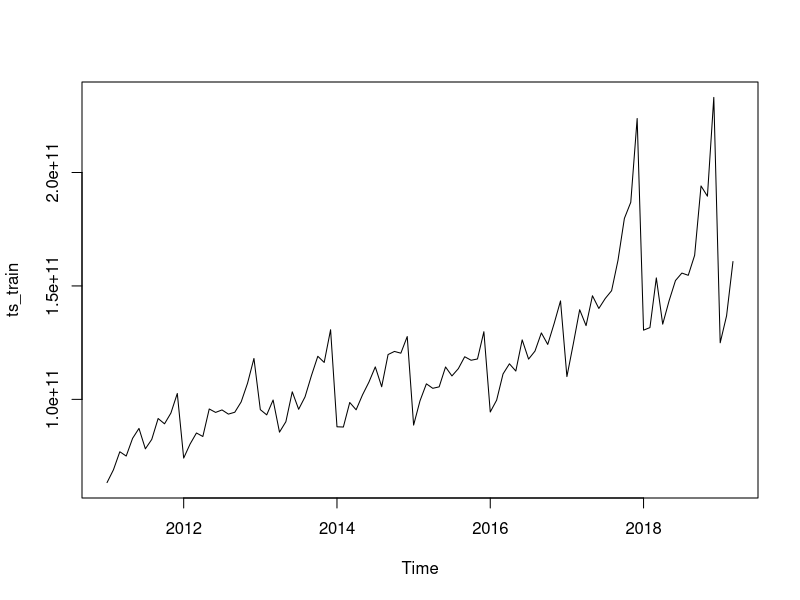
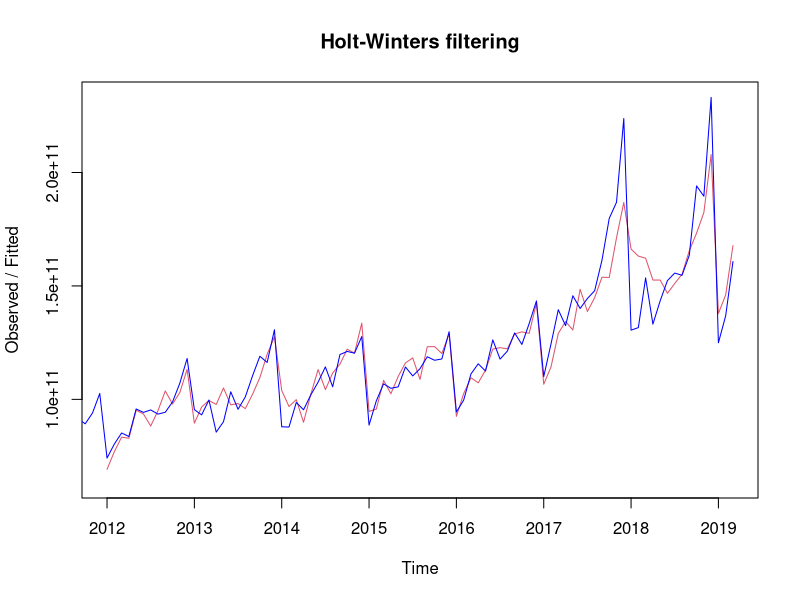
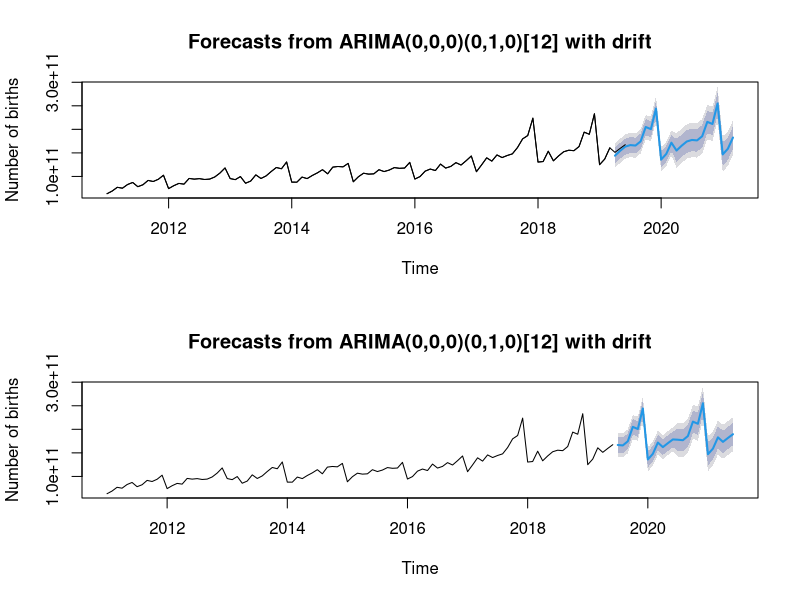

Recreate these plots in R, in order.
## ---- chunk 1
library(readxl)

df <- read_xls('economy.xls', sheet='2011-2019 NACE 2')

df = df[4,]
df = df[-c(1,3)]
rownames(df) = df[1]
df = df[-1]
df = t(df)
df[] <- sapply(df[],function(x) as.numeric(as.character(x)))
df = as.numeric(df)
df= df * 1000000
ts_train = ts(df[1:99], start = c(2011,1), frequency = c(12))
ts_test = ts(df, start = c(2011,1), frequency = c(12))

## ---- chunk 2
plot(ts_train)

## ---- chunk 3
HW=HoltWinters(ts_train)
HW
## ---- chunk 4
plot(HW,col="blue")

## ---- chunk 5
HoltWintersForecast<-predict(HW,6,prediction.interval= TRUE)
HoltWintersForecast
## ---- chunk 6
# >par(mfrow=c(2,1))
## ---- chunk 7
library(forecast)
auto.arima(ts_train)
forecast(auto.arima(ts_test))
## ---- chunk 8

par(mfrow=c(2,1))
{plot(forecast(auto.arima(ts_train)),xlab="Time",ylab="Number of births")
lines(ts_test,type="l",col="black")
plot(forecast(auto.arima(ts_test)),xlab="Time",ylab="Number of births")
}

